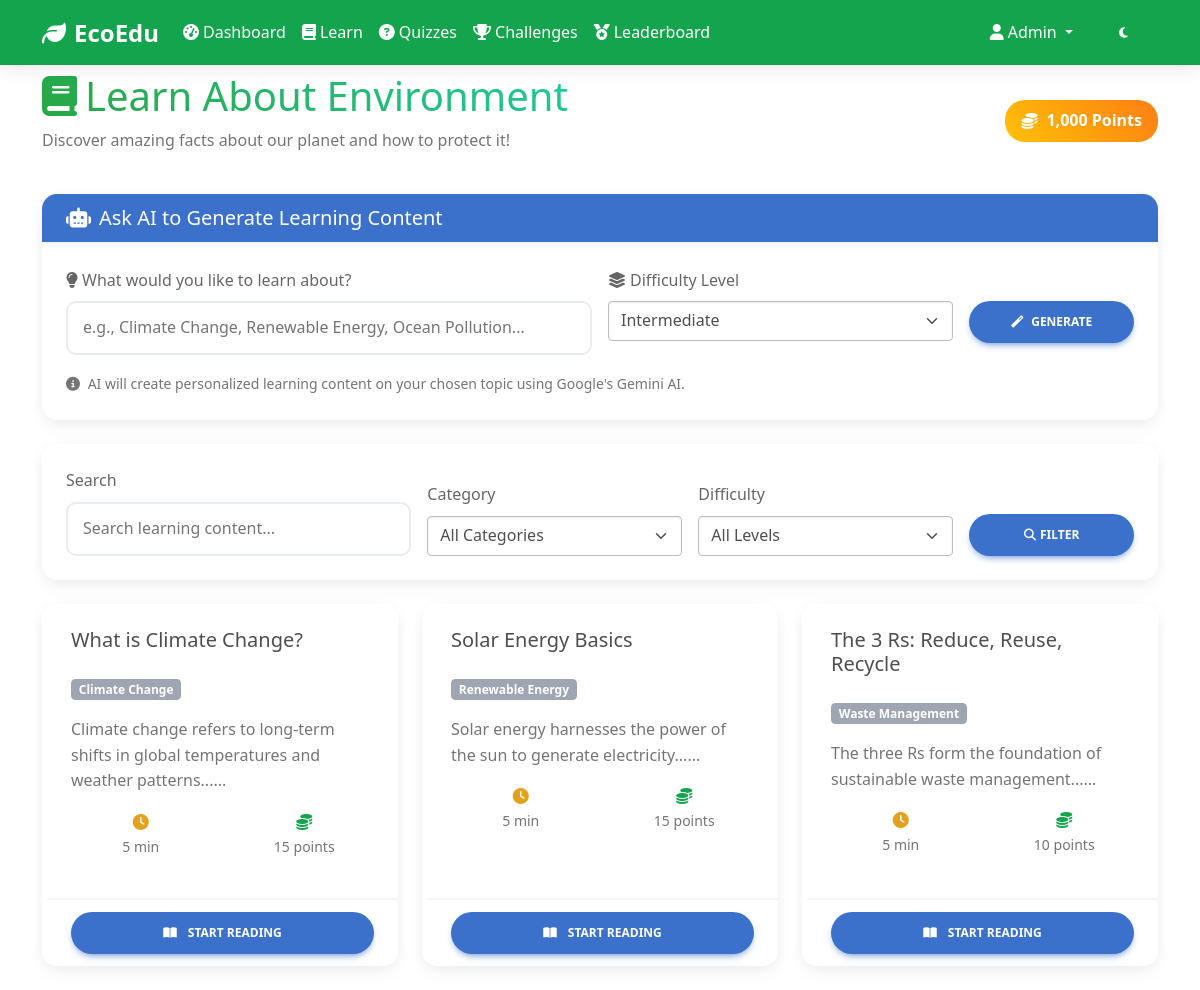
The app's page /learn.php (signed in) with its own data.
### tables this page shows
CREATE TABLE users (
    id INT PRIMARY KEY AUTO_INCREMENT,
    username VARCHAR(50) UNIQUE NOT NULL,
    email VARCHAR(100) UNIQUE NOT NULL,
    password VARCHAR(255) NOT NULL,
    first_name VARCHAR(50) NOT NULL,
    last_name VARCHAR(50) NOT NULL,
    role ENUM('student', 'teacher', 'admin') DEFAULT 'student',
    school_name VARCHAR(100),
    grade_level VARCHAR(20),
    bio TEXT,
    eco_points INT DEFAULT 0,
    total_badges INT DEFAULT 0,
    level_id INT DEFAULT 1,
    profile_image VARCHAR(255) DEFAULT 'default-avatar.png',
    is_active BOOLEAN DEFAULT TRUE,
    email_verified BOOLEAN DEFAULT FALSE,
    created_at TIMESTAMP DEFAULT CURRENT_TIMESTAMP,
    updated_at TIMESTAMP DEFAULT CURRENT_TIMESTAMP ON UPDATE CURRENT_TIMESTAMP
);

CREATE TABLE learning_content (
    id INT PRIMARY KEY AUTO_INCREMENT,
    title VARCHAR(200) NOT NULL,
    description TEXT,
    content LONGTEXT,
    content_type ENUM('article', 'video', 'infographic', 'interactive') DEFAULT 'article',
    category_id INT,
    difficulty_level ENUM('beginner', 'intermediate', 'advanced') DEFAULT 'beginner',
    estimated_time INT DEFAULT 5,  
    video_url VARCHAR(500),
    image_url VARCHAR(500),
    points_reward INT DEFAULT 10,
    is_featured BOOLEAN DEFAULT FALSE,
    is_active BOOLEAN DEFAULT TRUE,
    views_count INT DEFAULT 0,
    created_by INT,
    created_at TIMESTAMP DEFAULT CURRENT_TIMESTAMP,
    updated_at TIMESTAMP DEFAULT CURRENT_TIMESTAMP ON UPDATE CURRENT_TIMESTAMP,
    FOREIGN KEY (category_id) REFERENCES categories(id) ON DELETE SET NULL,
    FOREIGN KEY (created_by) REFERENCES users(id) ON DELETE SET NULL
);

CREATE TABLE categories (
    id INT PRIMARY KEY AUTO_INCREMENT,
    name VARCHAR(100) NOT NULL,
    description TEXT,
    icon VARCHAR(50),
    color VARCHAR(7) DEFAULT '#28a745',
    is_active BOOLEAN DEFAULT TRUE,
    created_at TIMESTAMP DEFAULT CURRENT_TIMESTAMP
);

### learn.php (the view, shortened to what the rows shown need)
<?php
require_once 'config/database.php';
require_once 'includes/functions.php';
$user = getUserById($_SESSION['user_id']);
$single_content = null;
$search = isset($_GET['search']) ? trim($_GET['search']) : '';
$learning_content = [];
if (!$single_content) {
    try {
        $where_conditions = ["lc.is_active = 1"];
        $params = [];
        $where_clause = "WHERE " . implode(" AND ", $where_conditions);
        $query = "SELECT lc.*, c.name as category_name FROM learning_content lc LEFT JOIN categories c ON lc.category_id = c.id $where_clause ORDER BY lc.created_at DESC";
        $stmt = $pdo->prepare($query);
        $stmt->execute($params);
        $learning_content = $stmt->fetchAll();
    } catch (Exception $e) {
        $learning_content = [];
    }
}
$user_progress = [];
?>
<!DOCTYPE html>
<html lang="en">
<head>
    <link href="https://cdnjs.cloudflare.com/ajax/libs/mdb-ui-kit/6.4.2/mdb.min.css" rel="stylesheet">
    <link href="https://cdnjs.cloudflare.com/ajax/libs/font-awesome/6.4.0/css/all.min.css" rel="stylesheet">
    <link href="assets/css/style.css" rel="stylesheet">
</head>
<body data-theme="light">
    <nav class="navbar navbar-expand-lg navbar-light bg-success fixed-top">
        <div class="container">
            <div class="collapse navbar-collapse" id="navbarNav">
                <ul class="navbar-nav">
                    <li class="nav-item dropdown">
                        <a class="nav-link dropdown-toggle text-white" href="#" id="navbarDropdown" role="button" data-mdb-toggle="dropdown">
                            <i class="fas fa-user me-1"></i><?php echo htmlspecialchars($user['first_name']); ?>
                        </a>
                    </li>
                </ul>
            </div>
        </div>
    </nav>
    <main class="pt-5 mt-4">
        <div class="container">
            <?php if ($single_content): ?>
            <div class="row">
                <div class="col-lg-8 mx-auto">
                    <div class="mb-4">
                        <a href="learn.php" class="btn btn-outline-secondary">
                            <i class="fas fa-arrow-left me-2"></i>Back to Learning
                        </a>
                    </div>
                    <div class="card mb-4">
                        <div class="card-body">
                            <div class="d-flex justify-content-between align-items-start mb-3">
                                <div>
                                    <h1 class="card-title"><?php echo htmlspecialchars($single_content['title']); ?></h1>
                                    <?php if ($single_content['category_name']): ?>
                                    <span class="badge bg-secondary me-2"><?php echo htmlspecialchars($single_content['category_name']); ?></span>
                                    <?php endif; ?>
                                    <span class="badge difficulty-<?php echo $single_content['difficulty_level']; ?>">
                                        <?php echo ucfirst($single_content['difficulty_level']); ?>
                                    </span>
                                </div>
                                <div class="text-end">
                                    <div class="eco-points mb-2">
                                        <i class="fas fa-coins me-1"></i>
                                        <?php echo $single_content['points_reward']; ?> Points
                                    </div>
                                    <small class="text-muted">
                                        <i class="fas fa-clock me-1"></i>
                                        <?php echo $single_content['estimated_time']; ?> min read
                                    </small>
                                </div>
                            </div>
                            <?php if (isset($user_progress[$single_content['id']])): ?>
                            <div class="alert alert-success">
                                <i class="fas fa-check-circle me-2"></i>
                                You've completed this content and earned <?php echo $single_content['points_reward']; ?> eco-points!
                            </div>
                            <?php endif; ?>
                        </div>
                    </div>
                    <div class="card">
                        <div class="card-body">
                            <div class="reading-content">
                                <?php echo $single_content['content']; ?>
                            </div>
                        </div>
                    </div>
                    <div class="card mt-4">
                        <div class="card-body text-center">
                            <h5>Ready to test your knowledge?</h5>
                            <p class="text-muted">Take a quiz to reinforce what you've learned</p>
                            <a href="quizzes.php" class="btn btn-success">
                                <i class="fas fa-brain me-2"></i>Take a Quiz
                            </a>
                            <a href="challenges.php" class="btn btn-outline-primary ms-2">
                                <i class="fas fa-trophy me-2"></i>Join a Challenge
                            </a>
                        </div>
                    </div>
                </div>
            </div>
            <?php else: ?>
            <div class="row mb-4">
                <div class="col-12">
                    <div class="d-flex justify-content-between align-items-center">
                        <div>
                            <h1 class="text-gradient"><i class="fas fa-book me-2"></i>Learn About Environment</h1>
                            <p class="text-muted">Discover amazing facts about our planet and how to protect it!</p>
                        </div>
                        <div class="text-end">
                            <div class="eco-points">
                                <i class="fas fa-coins me-1"></i>
                                <?php echo number_format($user['eco_points']); ?> Points
                            </div>
                        </div>
                    </div>
                </div>
            </div>
            <div class="row mb-4">
                <div class="col-12">
                    <div class="card border-primary">
                        <div class="card-header bg-primary text-white">
                            <h5 class="mb-0">
                                <i class="fas fa-robot me-2"></i>Ask AI to Generate Learning Content
                            </h5>
                        </div>
                        <div class="card-body">
                            <form method="POST" id="askAiForm">
                                <div class="row g-3">
                                    <div class="col-md-6">
                                        <label for="aiTopic" class="form-label">
                                            <i class="fas fa-lightbulb me-1"></i>What would you like to learn about?
                                        </label>
                                        <input type="text" class="form-control" id="aiTopic" name="topic"
                                               placeholder="e.g., Climate Change, Renewable Energy, Ocean Pollution..."
                                               required>
                                    </div>
                                    <div class="col-md-4">
                                        <label for="aiDifficulty" class="form-label">
                                            <i class="fas fa-layer-group me-1"></i>Difficulty Level
                                        </label>
                                        <select class="form-select" id="aiDifficulty" name="difficulty">
                                            <option value="intermediate" selected>Intermediate</option>
                                        </select>
                                    </div>
                                    <div class="col-md-2">
                                        <label class="form-label">&nbsp;</label>
                                        <button type="submit" class="btn btn-primary w-100" id="generateBtn">
                                            <i class="fas fa-magic me-2"></i>Generate
                                        </button>
                                    </div>
                                </div>
                                <div class="mt-3">
                                    <small class="text-muted">
                                        <i class="fas fa-info-circle me-1"></i>
                                        AI will create personalized learning content on your chosen topic using Google's Gemini AI.
                                    </small>
                                </div>
                            </form>
                        </div>
                    </div>
                </div>
            </div>
            <div class="row mb-4">
                <div class="col-12">
                    <div class="card">
                        <div class="card-body">
                            <form method="GET" class="row g-3 align-items-end">
                                <div class="col-md-4">
                                    <label for="search" class="form-label">Search</label>
                                    <input type="text" class="form-control" id="search" name="search"
                                           value="<?php echo htmlspecialchars($search); ?>"
                                           placeholder="Search learning content...">
                                </div>
                                <div class="col-md-3">
                                    <label for="category" class="form-label">Category</label>
                                    <select class="form-select" id="category" name="category">
                                        <option value="">All Categories</option>
                                    </select>
                                </div>
                                <div class="col-md-3">
                                    <label for="difficulty" class="form-label">Difficulty</label>
                                    <select class="form-select" id="difficulty" name="difficulty">
                                        <option value="">All Levels</option>
                                    </select>
                                </div>
                                <div class="col-md-2">
                                    <button type="submit" class="btn btn-primary w-100">
                                        <i class="fas fa-search me-1"></i>Filter
                                    </button>
                                </div>
                            </form>
                        </div>
                    </div>
                </div>
            </div>
            <div class="row">
                <?php if (empty($learning_content)): ?>
                <div class="col-12">
                    <div class="card text-center py-5">
                        <div class="card-body">
                            <i class="fas fa-book fa-4x text-muted mb-4"></i>
                            <h3 class="text-muted">No learning content found</h3>
                            <p class="text-muted">Try adjusting your search filters or check back later for new content.</p>
                            <a href="learn.php" class="btn btn-primary">View All Content</a>
                        </div>
                    </div>
                </div>
                <?php else: ?>
                <?php foreach ($learning_content as $content): ?>
                <div class="col-lg-4 col-md-6 mb-4">
                    <div class="card content-card h-100 <?php echo isset($user_progress[$content['id']]) ? 'completed' : ''; ?>">
                        <div class="card-body">
                            <div class="d-flex justify-content-between align-items-start mb-3">
                                <h5 class="card-title"><?php echo htmlspecialchars($content['title']); ?></h5>
                            </div>
                            <div class="mb-3">
                                <?php if ($content['category_name']): ?>
                                <span class="badge bg-secondary me-2"><?php echo htmlspecialchars($content['category_name']); ?></span>
                                <?php endif; ?>
                                <span class="badge difficulty-<?php echo $content['difficulty_level']; ?>">
                                </span>
                            </div>
                            <p class="card-text text-muted">
                                <?php echo substr(strip_tags($content['content']), 0, 150) . '...'; ?>
                            </p>
                            <div class="row text-center mb-3">
                                <div class="col-6">
                                    <i class="fas fa-clock text-warning"></i>
                                    <small class="d-block text-muted"><?php echo $content['estimated_time']; ?> min</small>
                                </div>
                                <div class="col-6">
                                    <i class="fas fa-coins text-success"></i>
                                    <small class="d-block text-muted"><?php echo $content['points_reward']; ?> points</small>
                                </div>
                            </div>
                        </div>
                        <div class="card-footer bg-transparent">
                            <a href="learn.php?id=<?php echo $content['id']; ?>" class="btn btn-primary w-100">
                                <i class="fas fa-book-open me-2"></i>
                                <?php echo isset($user_progress[$content['id']]) ? 'Read Again' : 'Start Reading'; ?>
                            </a>
                        </div>
                    </div>
                </div>
                <?php endforeach; ?>
                <?php endif; ?>
            </div>
            <?php endif; ?>
        </div>
    </main>
</body>
</html>

### records on screen
users: first_name "Admin", eco_points "1,000"
learning_content: title "What is Climate Change?", category.name "Climate Change", content "Climate change refers to long-term shifts in global temperatures and weather patterns...", estimated_time "5", points_reward "15", shows "START READING"
learning_content: title "Solar Energy Basics", category.name "Renewable Energy", content "Solar energy harnesses the power of the sun to generate electricity...", estimated_time "5", points_reward "15", shows "START READING"
learning_content: title "The 3 Rs: Reduce, Reuse, Recycle", category.name "Waste Management", content "The three Rs form the foundation of sustainable waste management...", estimated_time "5", points_reward "10", shows "START READING"
